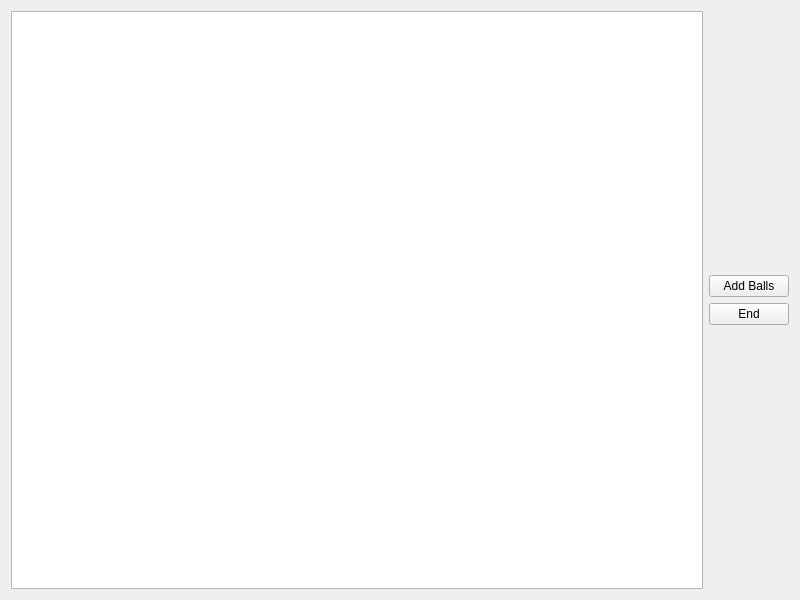
<?xml version="1.0" encoding="UTF-8"?>
<ui version="4.0">
 <class>Widget</class>
 <widget class="QWidget" name="Widget">
  <property name="geometry">
   <rect>
    <x>0</x>
    <y>0</y>
    <width>800</width>
    <height>600</height>
   </rect>
  </property>
  <property name="windowTitle">
   <string>Widget</string>
  </property>
  <layout class="QGridLayout" name="gridLayout">
   <item row="0" column="0">
    <widget class="QGraphicsView" name="graphicsView"/>
   </item>
   <item row="0" column="1">
    <layout class="QVBoxLayout" name="verticalLayout">
     <item>
      <spacer name="verticalSpacer_2">
       <property name="orientation">
        <enum>Qt::Vertical</enum>
       </property>
       <property name="sizeHint" stdset="0">
        <size>
         <width>20</width>
         <height>40</height>
        </size>
       </property>
      </spacer>
     </item>
     <item>
      <widget class="QPushButton" name="pushButton">
       <property name="text">
        <string>Add Balls</string>
       </property>
      </widget>
     </item>
     <item>
      <widget class="QPushButton" name="pushButton_2">
       <property name="text">
        <string>End</string>
       </property>
      </widget>
     </item>
     <item>
      <spacer name="verticalSpacer">
       <property name="orientation">
        <enum>Qt::Vertical</enum>
       </property>
       <property name="sizeHint" stdset="0">
        <size>
         <width>20</width>
         <height>40</height>
        </size>
       </property>
      </spacer>
     </item>
    </layout>
   </item>
  </layout>
 </widget>
 <resources/>
 <connections/>
</ui>
